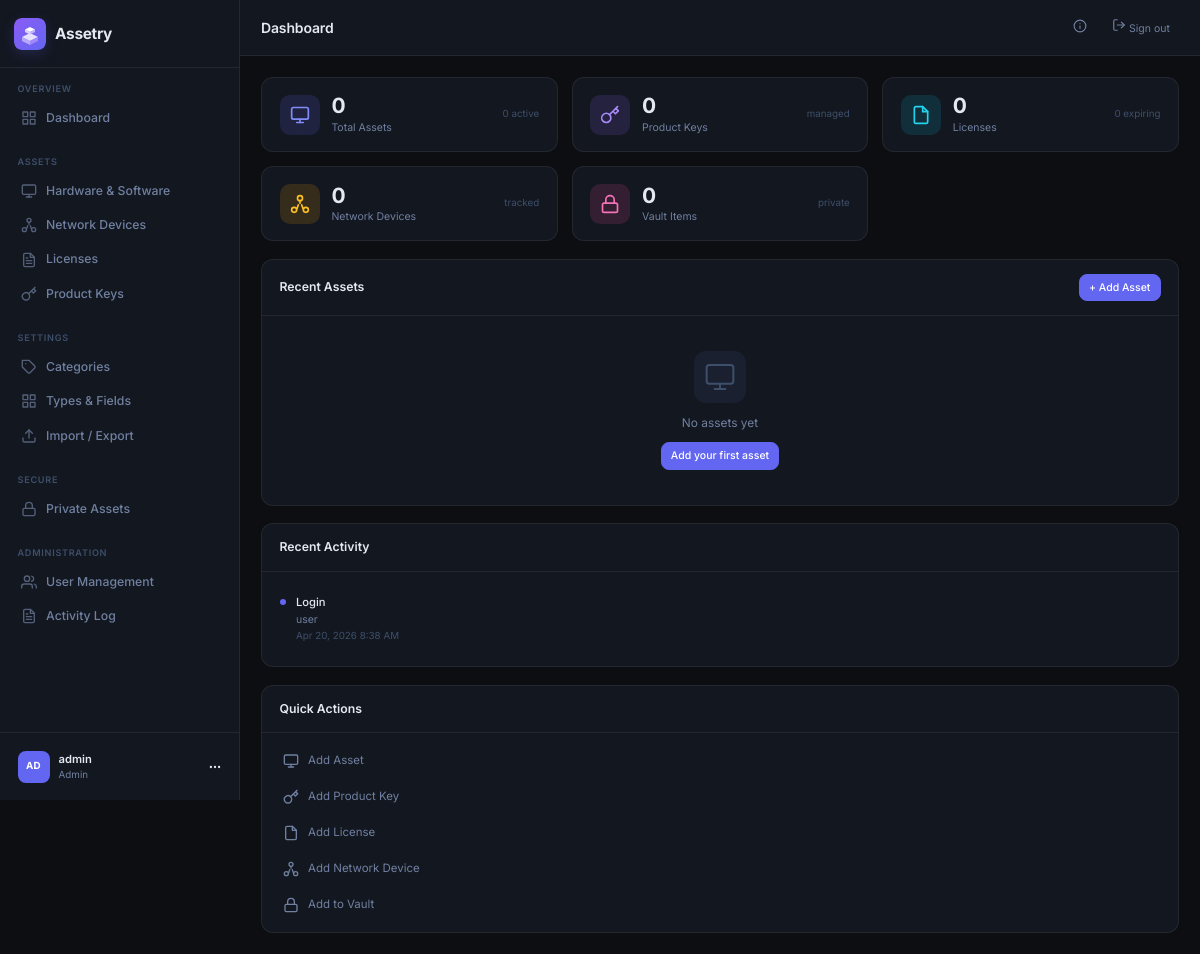
The page /dashboard (signed in) on the database as committed earlier.
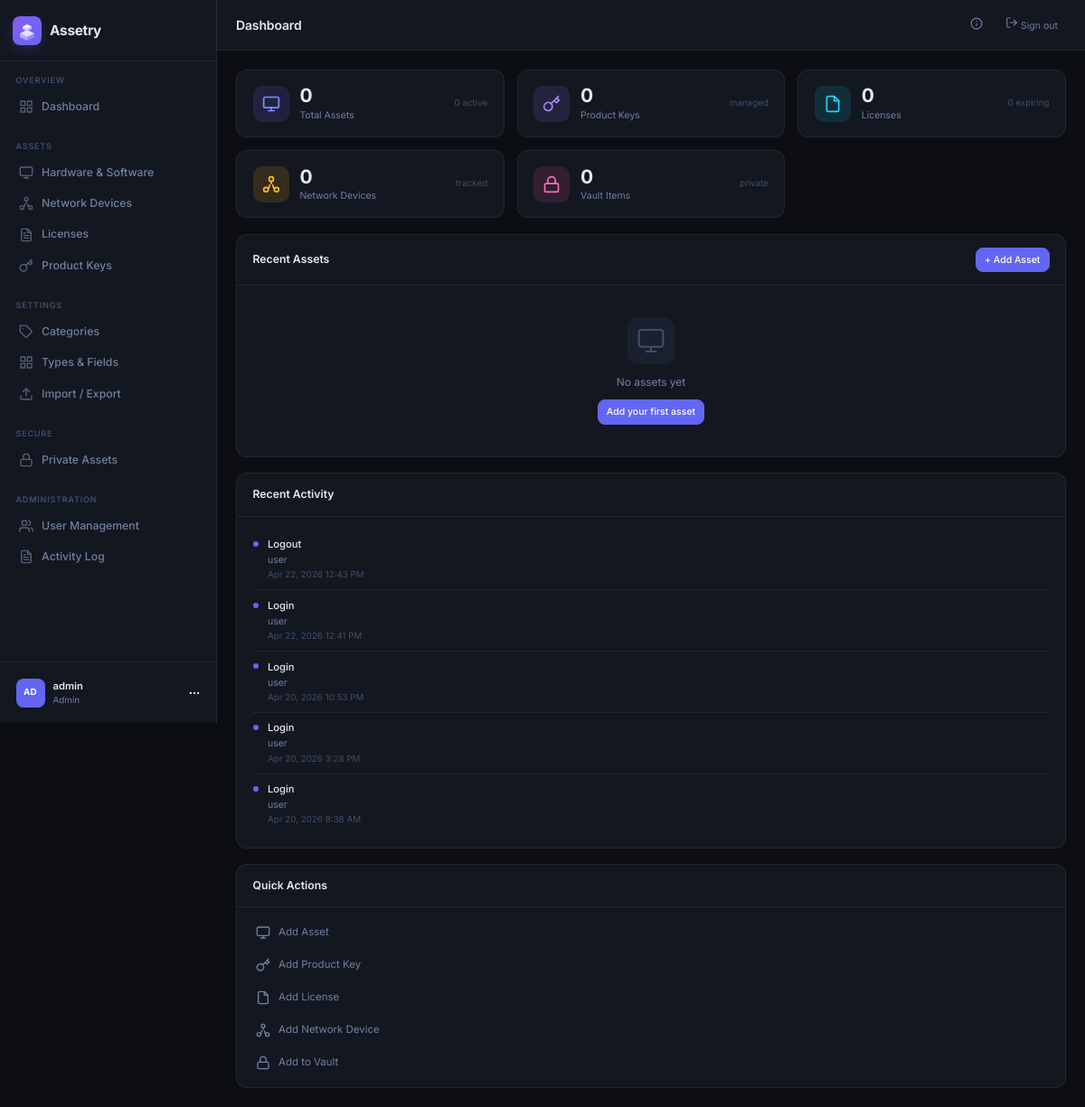
The same page on the database as committed later.
### tables this page shows
CREATE TABLE users (
            id INTEGER PRIMARY KEY AUTOINCREMENT,
            username TEXT UNIQUE NOT NULL,
            email TEXT UNIQUE NOT NULL,
            password_hash TEXT NOT NULL,
            role TEXT NOT NULL DEFAULT 'user',
            avatar_color TEXT NOT NULL DEFAULT '#6366f1',
            created_at DATETIME DEFAULT CURRENT_TIMESTAMP,
            last_login DATETIME,
            is_active INTEGER DEFAULT 1
        );

CREATE TABLE activity_log (
            id INTEGER PRIMARY KEY AUTOINCREMENT,
            user_id INTEGER,
            action TEXT NOT NULL,
            entity_type TEXT,
            entity_id INTEGER,
            details TEXT,
            ip_address TEXT,
            created_at DATETIME DEFAULT CURRENT_TIMESTAMP,
            FOREIGN KEY (user_id) REFERENCES users(id) ON DELETE SET NULL
        );

### src/views/pages/dashboard.php (the view, shortened to what the rows shown need)
<div class="dashboard-grid">
    <div class="stats-row">
        <div class="stat-card">
            <div class="stat-icon stat-blue">
                <svg xmlns="http://www.w3.org/2000/svg" width="20" height="20" viewBox="0 0 24 24" fill="none" stroke="currentColor" stroke-width="2" stroke-linecap="round" stroke-linejoin="round"><rect x="2" y="3" width="20" height="14" rx="2" ry="2"/><line x1="8" y1="21" x2="16" y2="21"/><line x1="12" y1="17" x2="12" y2="21"/></svg>
            </div>
            <div class="stat-info">
                <span class="stat-value"><?= $totalAssets ?></span>
                <span class="stat-label">Total Assets</span>
            </div>
            <div class="stat-sub"><?= $activeAssets ?> active</div>
        </div>
        <div class="stat-card">
            <div class="stat-icon stat-purple">
                <svg xmlns="http://www.w3.org/2000/svg" width="20" height="20" viewBox="0 0 24 24" fill="none" stroke="currentColor" stroke-width="2" stroke-linecap="round" stroke-linejoin="round"><path d="M21 2l-2 2m-7.61 7.61a5.5 5.5 0 1 1-7.778 7.778 5.5 5.5 0 0 1 7.777-7.777zm0 0L15.5 7.5m0 0l3 3L22 7l-3-3m-3.5 3.5L19 4"/></svg>
            </div>
            <div class="stat-info">
                <span class="stat-value"><?= $totalKeys ?></span>
                <span class="stat-label">Product Keys</span>
            </div>
            <div class="stat-sub">managed</div>
        </div>
        <div class="stat-card">
            <div class="stat-icon stat-teal">
                <svg xmlns="http://www.w3.org/2000/svg" width="20" height="20" viewBox="0 0 24 24" fill="none" stroke="currentColor" stroke-width="2" stroke-linecap="round" stroke-linejoin="round"><path d="M14 2H6a2 2 0 0 0-2 2v16a2 2 0 0 0 2 2h12a2 2 0 0 0 2-2V8z"/><polyline points="14 2 14 8 20 8"/></svg>
            </div>
            <div class="stat-info">
                <span class="stat-value"><?= $totalLicenses ?></span>
                <span class="stat-label">Licenses</span>
            </div>
            <div class="stat-sub"><?= count($expiringLicenses) ?> expiring</div>
        </div>
        <div class="stat-card">
            <div class="stat-icon stat-orange">
            </div>
            <div class="stat-info">
                <span class="stat-value"><?= $networkDevices ?></span>
                <span class="stat-label">Network Devices</span>
            </div>
            <div class="stat-sub">tracked</div>
        </div>
        <div class="stat-card">
            <div class="stat-icon stat-pink">
                <svg xmlns="http://www.w3.org/2000/svg" width="20" height="20" viewBox="0 0 24 24" fill="none" stroke="currentColor" stroke-width="2" stroke-linecap="round" stroke-linejoin="round"><rect x="3" y="11" width="18" height="11" rx="2" ry="2"/><path d="M7 11V7a5 5 0 0 1 10 0v4"/></svg>
            </div>
            <div class="stat-info">
                <span class="stat-value"><?= $vaultItems ?></span>
                <span class="stat-label">Vault Items</span>
            </div>
            <div class="stat-sub">private</div>
        </div>
    </div>
    <div class="dash-main">
        <div class="dash-card">
            <div class="card-header">
                <h3 class="card-title">Recent Assets</h3>
                <a href="/assets/new" class="btn btn-primary btn-sm">+ Add Asset</a>
            </div>
            <?php if (empty($recentAssets)): ?>
            <div class="empty-state">
                <div class="empty-icon">
                </div>
                <p>No assets yet</p>
                <a href="/assets/new" class="btn btn-primary btn-sm">Add your first asset</a>
            </div>
            <?php endif; ?>
        </div>
    </div>
    <div class="dash-side">
        <div class="dash-card">
            <div class="card-header">
                <h3 class="card-title">Recent Activity</h3>
            </div>
            <?php if (empty($recentActivity)): ?>
            <div class="empty-state-sm">No activity yet</div>
            <?php else: ?>
            <div class="activity-feed">
                <?php foreach ($recentActivity as $log): ?>
                <div class="activity-item">
                    <div class="activity-dot"></div>
                    <div class="activity-content">
                        <span class="activity-action"><?= e(ucfirst(str_replace('_', ' ', $log['action']))) ?></span>
                        <?php if ($log['entity_type']): ?>
                        <span class="activity-entity"><?= e(str_replace('_', ' ', $log['entity_type'])) ?></span>
                        <?php endif; ?>
                        <span class="activity-time"><?= formatDateTime($log['created_at']) ?></span>
                    </div>
                </div>
                <?php endforeach; ?>
            </div>
            <?php endif; ?>
        </div>
        <div class="dash-card">
            <div class="card-header">
                <h3 class="card-title">Quick Actions</h3>
            </div>
            <div class="quick-actions">
                <a href="/assets/new" class="quick-action">
                    <svg xmlns="http://www.w3.org/2000/svg" width="16" height="16" viewBox="0 0 24 24" fill="none" stroke="currentColor" stroke-width="2" stroke-linecap="round" stroke-linejoin="round"><rect x="2" y="3" width="20" height="14" rx="2" ry="2"/><line x1="8" y1="21" x2="16" y2="21"/><line x1="12" y1="17" x2="12" y2="21"/></svg>
                    Add Asset
                </a>
                <a href="/keys/new" class="quick-action">
                    <svg xmlns="http://www.w3.org/2000/svg" width="16" height="16" viewBox="0 0 24 24" fill="none" stroke="currentColor" stroke-width="2" stroke-linecap="round" stroke-linejoin="round"><path d="M21 2l-2 2m-7.61 7.61a5.5 5.5 0 1 1-7.778 7.778 5.5 5.5 0 0 1 7.777-7.777zm0 0L15.5 7.5m0 0l3 3L22 7l-3-3m-3.5 3.5L19 4"/></svg>
                    Add Product Key
                </a>
                <a href="/licenses/new" class="quick-action">
                    <svg xmlns="http://www.w3.org/2000/svg" width="16" height="16" viewBox="0 0 24 24" fill="none" stroke="currentColor" stroke-width="2" stroke-linecap="round" stroke-linejoin="round"><path d="M14 2H6a2 2 0 0 0-2 2v16a2 2 0 0 0 2 2h12a2 2 0 0 0 2-2V8z"/><polyline points="14 2 14 8 20 8"/></svg>
                    Add License
                </a>
                <a href="/network/new" class="quick-action">
                    Add Network Device
                </a>
                <a href="/vault/new" class="quick-action">
                    <svg xmlns="http://www.w3.org/2000/svg" width="16" height="16" viewBox="0 0 24 24" fill="none" stroke="currentColor" stroke-width="2" stroke-linecap="round" stroke-linejoin="round"><rect x="3" y="11" width="18" height="11" rx="2" ry="2"/><path d="M7 11V7a5 5 0 0 1 10 0v4"/></svg>
                    Add to Vault
                </a>
            </div>
        </div>
    </div>
</div>

### src/views/layouts/main.php (shortened to what the rows shown need)
<?php
require_once __DIR__ . '/../../auth.php';
$user = currentUser();
$currentPath = parse_url($_SERVER['REQUEST_URI'], PHP_URL_PATH);
function navActive(string $path): string {
    global $currentPath;
    if ($path === '/dashboard') {
        return $currentPath === '/dashboard' ? 'nav-item active' : 'nav-item';
    }
    return strpos($currentPath, $path) === 0 ? 'nav-item active' : 'nav-item';
}
?>
<!DOCTYPE html>
<html lang="en">
<head>
    <link rel="stylesheet" href="/static/app.css">
</head>
<body>
<div class="app-shell">
    <aside class="sidebar">
        <div class="sidebar-header">
            <a href="/dashboard" class="brand">
                <div class="brand-icon brand-icon-img">
                    <img src="/static/logo.svg" alt="Assetry" width="32" height="32">
                </div>
                <span class="brand-name">Assetry</span>
            </a>
        </div>
        <nav class="sidebar-nav">
            <div class="nav-section">
                <span class="nav-label">Overview</span>
                <a href="/dashboard" class="<?= navActive('/dashboard') ?>">
                    <span>Dashboard</span>
                </a>
            </div>
            <div class="nav-section">
                <span class="nav-label">Assets</span>
                <a href="/assets" class="<?= navActive('/assets') ?>">
                    <svg xmlns="http://www.w3.org/2000/svg" width="16" height="16" viewBox="0 0 24 24" fill="none" stroke="currentColor" stroke-width="2" stroke-linecap="round" stroke-linejoin="round"><rect x="2" y="3" width="20" height="14" rx="2" ry="2"/><line x1="8" y1="21" x2="16" y2="21"/><line x1="12" y1="17" x2="12" y2="21"/></svg>
                    <span>Hardware & Software</span>
                </a>
                <a href="/network" class="<?= navActive('/network') ?>">
                    <span>Network Devices</span>
                </a>
                <a href="/licenses" class="<?= navActive('/licenses') ?>">
                    <span>Licenses</span>
                </a>
                <a href="/keys" class="<?= navActive('/keys') ?>">
                    <svg xmlns="http://www.w3.org/2000/svg" width="16" height="16" viewBox="0 0 24 24" fill="none" stroke="currentColor" stroke-width="2" stroke-linecap="round" stroke-linejoin="round"><path d="M21 2l-2 2m-7.61 7.61a5.5 5.5 0 1 1-7.778 7.778 5.5 5.5 0 0 1 7.777-7.777zm0 0L15.5 7.5m0 0l3 3L22 7l-3-3m-3.5 3.5L19 4"/></svg>
                    <span>Product Keys</span>
                </a>
            </div>
            <div class="nav-section">
                <span class="nav-label">Settings</span>
                <a href="/categories" class="<?= navActive('/categories') ?>">
                    <svg xmlns="http://www.w3.org/2000/svg" width="16" height="16" viewBox="0 0 24 24" fill="none" stroke="currentColor" stroke-width="2" stroke-linecap="round" stroke-linejoin="round"><path d="M20.59 13.41l-7.17 7.17a2 2 0 0 1-2.83 0L2 12V2h10l8.59 8.59a2 2 0 0 1 0 2.82z"/><line x1="7" y1="7" x2="7.01" y2="7"/></svg>
                    <span>Categories</span>
                </a>
                <a href="/types" class="<?= navActive('/types') ?>">
                    <svg xmlns="http://www.w3.org/2000/svg" width="16" height="16" viewBox="0 0 24 24" fill="none" stroke="currentColor" stroke-width="2" stroke-linecap="round" stroke-linejoin="round"><path d="M3 3h7v7H3zM14 3h7v7h-7zM14 14h7v7h-7zM3 14h7v7H3z"/></svg>
                    <span>Types &amp; Fields</span>
                </a>
                <a href="/data" class="<?= navActive('/data') ?>">
                    <svg xmlns="http://www.w3.org/2000/svg" width="16" height="16" viewBox="0 0 24 24" fill="none" stroke="currentColor" stroke-width="2" stroke-linecap="round" stroke-linejoin="round"><path d="M21 15v4a2 2 0 0 1-2 2H5a2 2 0 0 1-2-2v-4"/><polyline points="17 8 12 3 7 8"/><line x1="12" y1="3" x2="12" y2="15"/></svg>
                    <span>Import / Export</span>
                </a>
            </div>
            <div class="nav-section">
                <span class="nav-label">Secure</span>
                <a href="/vault" class="<?= navActive('/vault') ?>">
                    <svg xmlns="http://www.w3.org/2000/svg" width="16" height="16" viewBox="0 0 24 24" fill="none" stroke="currentColor" stroke-width="2" stroke-linecap="round" stroke-linejoin="round"><rect x="3" y="11" width="18" height="11" rx="2" ry="2"/><path d="M7 11V7a5 5 0 0 1 10 0v4"/></svg>
                    <span>Private Assets</span>
                </a>
            </div>
            <?php if ($user && $user['role'] === 'admin'): ?>
            <div class="nav-section">
                <span class="nav-label">Administration</span>
                <a href="/admin/users" class="<?= navActive('/admin') ?>">
                    <span>User Management</span>
                </a>
                <a href="/admin/logs" class="<?= navActive('/admin/logs') ?>">
                    <span>Activity Log</span>
                </a>
            </div>
            <?php endif; ?>
        </nav>
        <div class="sidebar-footer">
            <a href="/profile" class="user-card">
                <div class="avatar" style="background: <?= e($user['avatar_color'] ?? '#6366f1') ?>">
                    <?= e(initials($user['username'] ?? 'U')) ?>
                </div>
                <div class="user-info">
                    <span class="user-name"><?= e($user['username'] ?? '') ?></span>
                    <span class="user-role"><?= e(ucfirst($user['role'] ?? 'user')) ?></span>
                </div>
                <svg xmlns="http://www.w3.org/2000/svg" width="14" height="14" viewBox="0 0 24 24" fill="none" stroke="currentColor" stroke-width="2" stroke-linecap="round" stroke-linejoin="round"><circle cx="12" cy="12" r="1"/><circle cx="19" cy="12" r="1"/><circle cx="5" cy="12" r="1"/></svg>
            </a>
        </div>
    </aside>
    <main class="main-content">
        <header class="topbar">
            <div class="topbar-left">
                <h1 class="page-title"><?= e($title ?? 'Dashboard') ?></h1>
            </div>
            <div class="topbar-right">
                <button type="button" class="btn-ghost btn-sm" onclick="document.getElementById('about-modal').style.display='flex'" title="About Assetry" style="padding:0.4rem">
                    <svg xmlns="http://www.w3.org/2000/svg" width="14" height="14" viewBox="0 0 24 24" fill="none" stroke="currentColor" stroke-width="2" stroke-linecap="round" stroke-linejoin="round"><circle cx="12" cy="12" r="10"/><line x1="12" y1="16" x2="12" y2="12"/><line x1="12" y1="8" x2="12.01" y2="8"/></svg>
                </button>
                <a href="/logout" class="btn-ghost btn-sm">
                    <svg xmlns="http://www.w3.org/2000/svg" width="14" height="14" viewBox="0 0 24 24" fill="none" stroke="currentColor" stroke-width="2" stroke-linecap="round" stroke-linejoin="round"><path d="M9 21H5a2 2 0 0 1-2-2V5a2 2 0 0 1 2-2h4"/><polyline points="16 17 21 12 16 7"/><line x1="21" y1="12" x2="9" y2="12"/></svg>
                    Sign out
                </a>
            </div>
        </header>
        <div class="content-area">
            <?php echo $content ?? ''; ?>
        </div>
    </main>
</div>
</body>
</html>

Rows that differ between the two databases and show on the page:
added activity_log: action "Logout", entity_type "user", created_at "Apr 22, 2026 12:43 PM"
added activity_log: action "Login", entity_type "user", created_at "Apr 22, 2026 12:41 PM"
added activity_log: action "Login", entity_type "user", created_at "Apr 20, 2026 10:53 PM"
added activity_log: action "Login", entity_type "user", created_at "Apr 20, 2026 3:28 PM"
